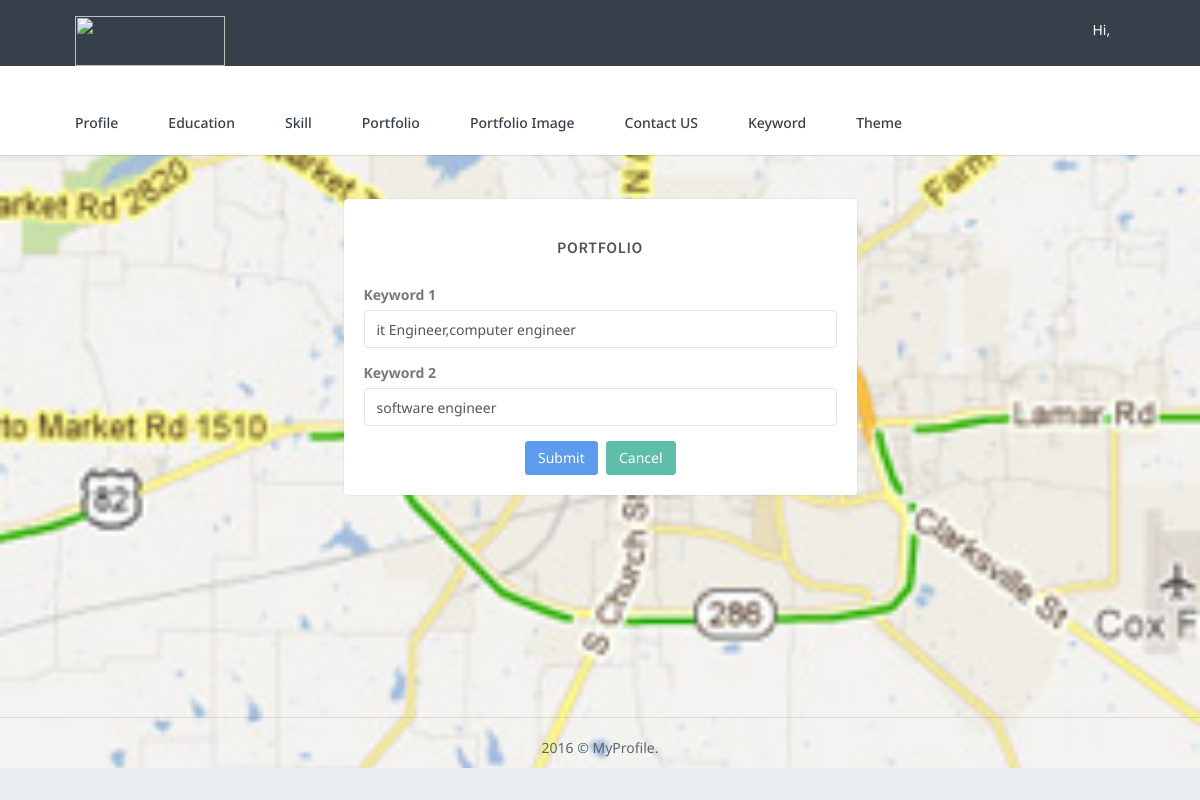
The page /mp_subadmin/keyword/mp_keyword_update.php?id=1 on the database its author committed.
### tables this page shows
CREATE TABLE IF NOT EXISTS `mp_keyword` (
  `keyword_id` int(100) NOT NULL AUTO_INCREMENT,
  `keyword1` varchar(100) NOT NULL,
  `keyword2` varchar(100) NOT NULL,
  `employee_id` int(100) NOT NULL,
  PRIMARY KEY (`keyword_id`)
);

### mp_subadmin/keyword/mp_keyword_update.php (the view, shortened to what this page needs)
<?php
include('../mp_connect.php');
$kid=$_GET['id'];
$sql="select * from mp_keyword where keyword_id='$kid'";
$data=mysqli_query($con,$sql);
$rec=mysqli_fetch_array($data);
?>
<?php
include ("../include/header.php");
include ("../include/menu.php");
?>
        <div class="wrapper">
            <div class="container">
            <div class="row">
					<div class="col-sm-3">
					</div>
				<div class="col-sm-6">
					<div class="">
                        <div class="card-box" style="margin-top:50px;">
                            <h4 class="m-t-0 header-title" style="margin-bottom:30px;text-align:center;margin-top:20px !important;"><b>Portfolio</b></h4>
								<div class="row">
                                    <form role="form" enctype="multipart/form-data" method="post">
										<div class="col-sm-12">
											<div class="form-group">
                                            <label>Keyword 1</label>
                                            <input type="text" class="form-control" placeholder="Enter Keyword." name="keyword1" value="<?php echo $rec['keyword1']; ?>">
											</div>
											<div class="form-group">
                                            <label>Keyword 2</label>
                                            <input type="text" class="form-control" placeholder="Enter Keyword." name="keyword2" value="<?php echo $rec['keyword2']; ?>">
											</div>
                                        </div>
										<div class="col-sm-12">
										<div class="form-group text-right m-b-0">
										<center>
										<button class="btn btn-primary waves-effect waves-light" type="submit" name="submit" value="submit">
                                        Submit
										</button>
										<button type="reset" class="btn btn-default waves-effect waves-light m-l-5">
                                        Cancel
										</button>
										</center>
										</div>
										</div>
                                    </form>
								</div>
						</div>
						<div class="col-sm-3">
						</div>
					</div>
                </div>
			</div>
<?php include ("../include/footer.php"); ?>

### mp_subadmin/assets/css/core.css (style rules this page uses)
body { background:url("./image/map.jpg") no-repeat center top; background-size: cover; min-height: 620px; font-family: 'Noto Sans', 'Helvetica Neue', Helvetica, Arial, sans-serif; margin: 0; padding-bottom: 65px; overflow-x: hidden; color: #797979; }
html { position: relative; min-height: 100%; background: #ebeff2; margin-top: -22px; }
h1, h2, h3, h4, h5, h6 { color: #505458; font-family: "Source Sans Pro", "Helvetica Neue", Helvetica, Arial, sans-serif; margin: 10px 0; }
h4 { line-height: 22px; }
* { outline: none !important; }
b { font-weight: 600; }
.container { width: 90%; }
.wrapper { margin-top: 170px; }
.header-title { text-transform: uppercase; font-size: 16px; font-weight: 600; letter-spacing: 0.04em; line-height: 16px; margin-bottom: 8px; }
.m-l-5 { margin-left: 5px !important; }
.m-t-0 { margin-top: 0px !important; }
.m-b-0 { margin-bottom: 0px !important; }
.card-box { padding: 20px; border: 1px solid rgba(54, 64, 74, 0.05); -webkit-border-radius: 5px; border-radius: 5px; -moz-border-radius: 5px; background-clip: padding-box; margin-bottom: 20px; background-color: #ffffff; }
.row { margin-right: -10px; margin-left: -10px; }
.col-lg-1, .col-lg-10, .col-lg-11, .col-lg-12, .col-lg-2, .col-lg-3, .col-lg-4, .col-lg-5, .col-lg-6, .col-lg-7, .col-lg-8, .col-lg-9, .col-md-1, .col-md-10, .col-md-11, .col-md-12, .col-md-2, .col-md-3, .col-md-4, .col-md-5, .col-md-6, .col-md-7, .col-md-8, .col-md-9, .col-sm-1, .col-sm-10, .col-sm-11, .col-sm-12, .col-sm-2, .col-sm-3, .col-sm-4, .col-sm-5, .col-sm-6, .col-sm-7, .col-sm-8, .col-sm-9, .col-xs-1, .col-xs-10, .col-xs-11, .col-xs-12, .col-xs-2, .col-xs-3, .col-xs-4, .col-xs-5, .col-xs-6, .col-xs-7, .col-xs-8, .col-xs-9 { padding-left: 10px; padding-right: 10px; }
.form-control { background-color: #FFFFFF; border: 1px solid #E3E3E3; border-radius: 4px; color: #565656; padding: 7px 12px; height: 38px; max-width: 100%; -webkit-box-shadow: none; box-shadow: none; -webkit-transition: all 300ms linear; -moz-transition: all 300ms linear; -o-transition: all 300ms linear; -ms-transition: all 300ms linear; transition: all 300ms linear; }
.waves-effect { position: relative; cursor: pointer; display: inline-block; overflow: hidden; -webkit-user-select: none; -moz-user-select: none; -ms-user-select: none; user-select: none; -webkit-tap-highlight-color: transparent; vertical-align: middle; z-index: 1; will-change: opacity, transform; -webkit-transition: all 0.3s ease-out; -moz-transition: all 0.3s ease-out; -o-transition: all 0.3s ease-out; -ms-transition: all 0.3s ease-out; transition: all 0.3s ease-out; }

### mp_subadmin/assets/css/components.css (style rules this page uses)
.btn { border-radius: 3px; outline: none !important; }
.btn-primary, .btn-success, .btn-default, .btn-info, .btn-warning, .btn-danger, .btn-inverse, .btn-purple, .btn-pink { color: #ffffff !important; }
.btn-default, .btn-default:hover, .btn-default:focus, .btn-default:active, .btn-default.active, .btn-default.focus, .btn-default:active, .btn-default:focus, .btn-default:hover, .open > .dropdown-toggle.btn-default { background-color: #5fbeaa !important; border: 1px solid #5fbeaa !important; }
.btn-primary, .btn-primary:hover, .btn-primary:focus, .btn-primary:active, .btn-primary.active, .btn-primary.focus, .btn-primary:active, .btn-primary:focus, .btn-primary:hover, .open > .dropdown-toggle.btn-primary { background-color: #5d9cec !important; border: 1px solid #5d9cec !important; }

### rows shown on the page
mp_keyword: keyword1 "it Engineer,computer engineer", keyword2 "software engineer"
